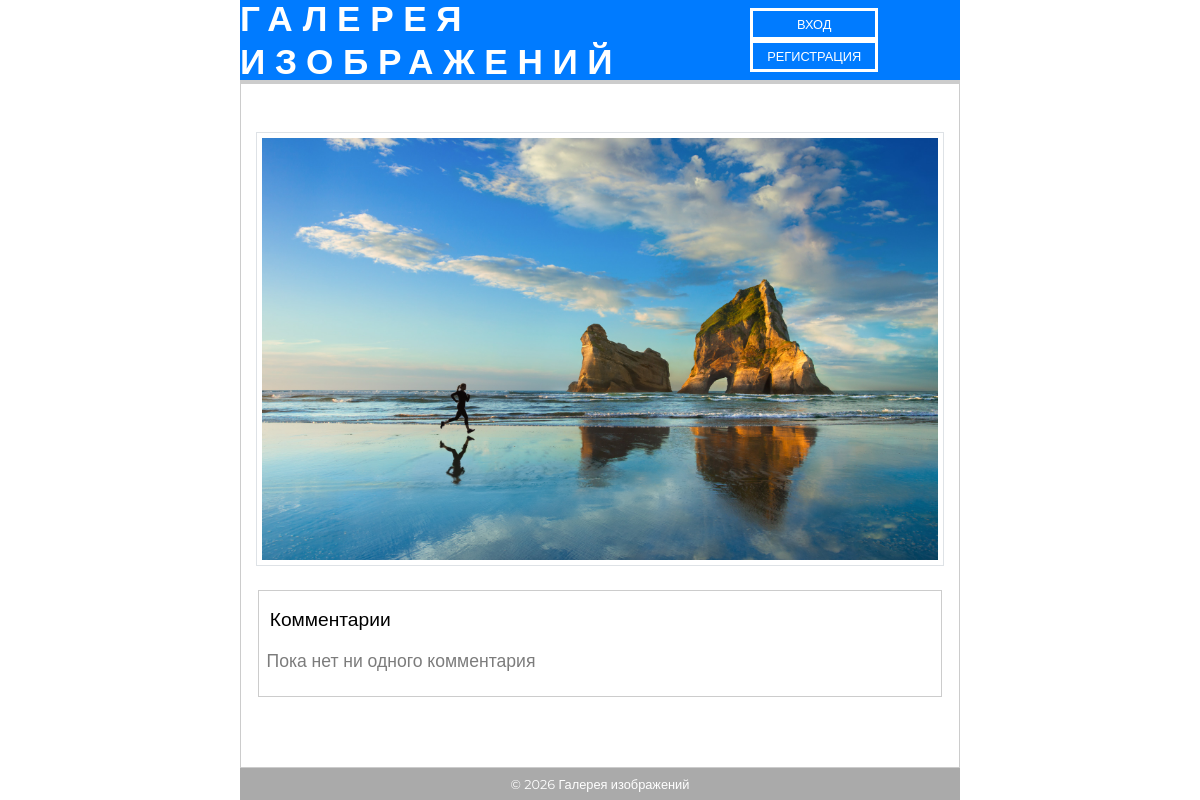
/show/display/img01.jpg, run on an earlier commit of the app's database.
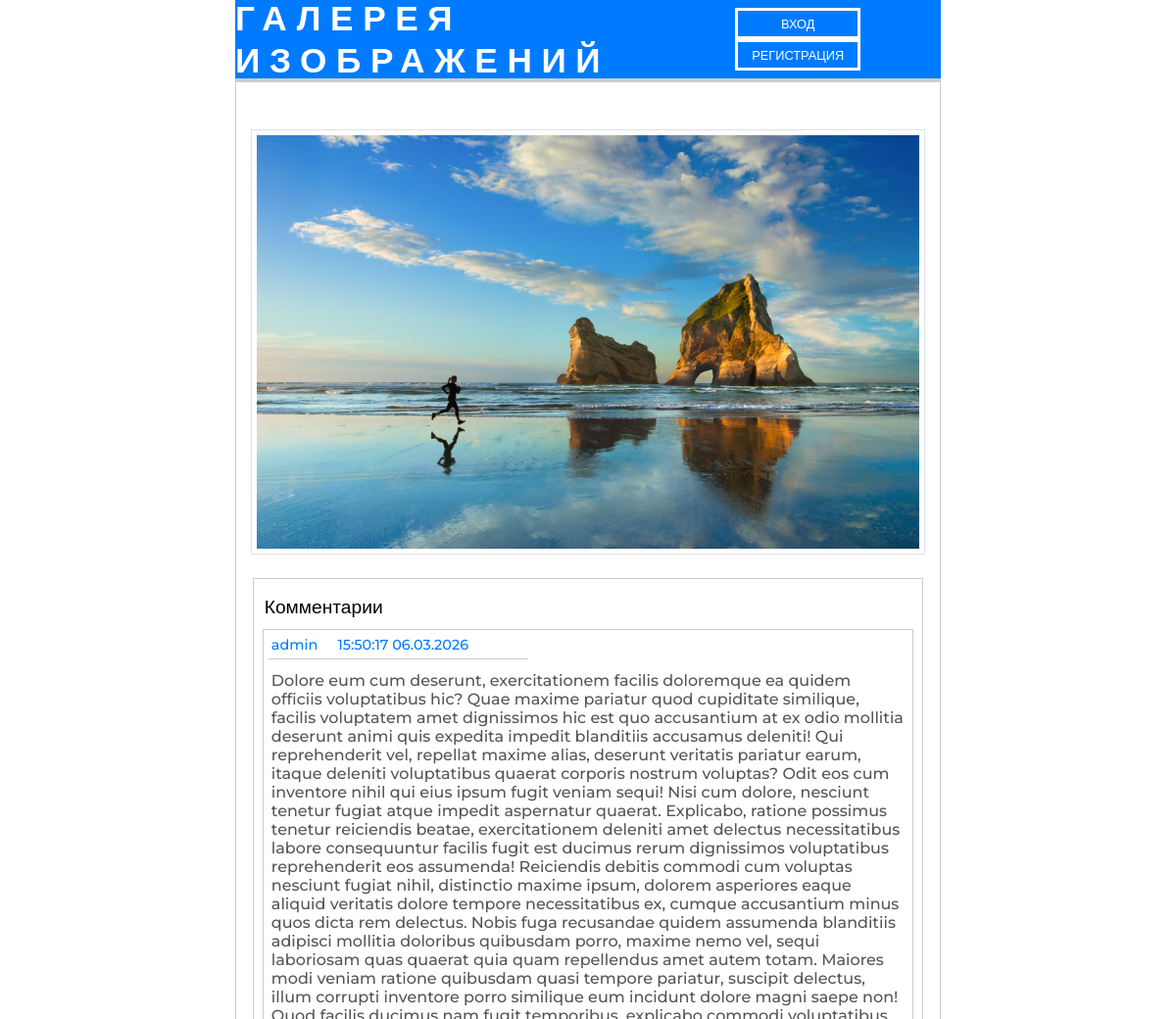
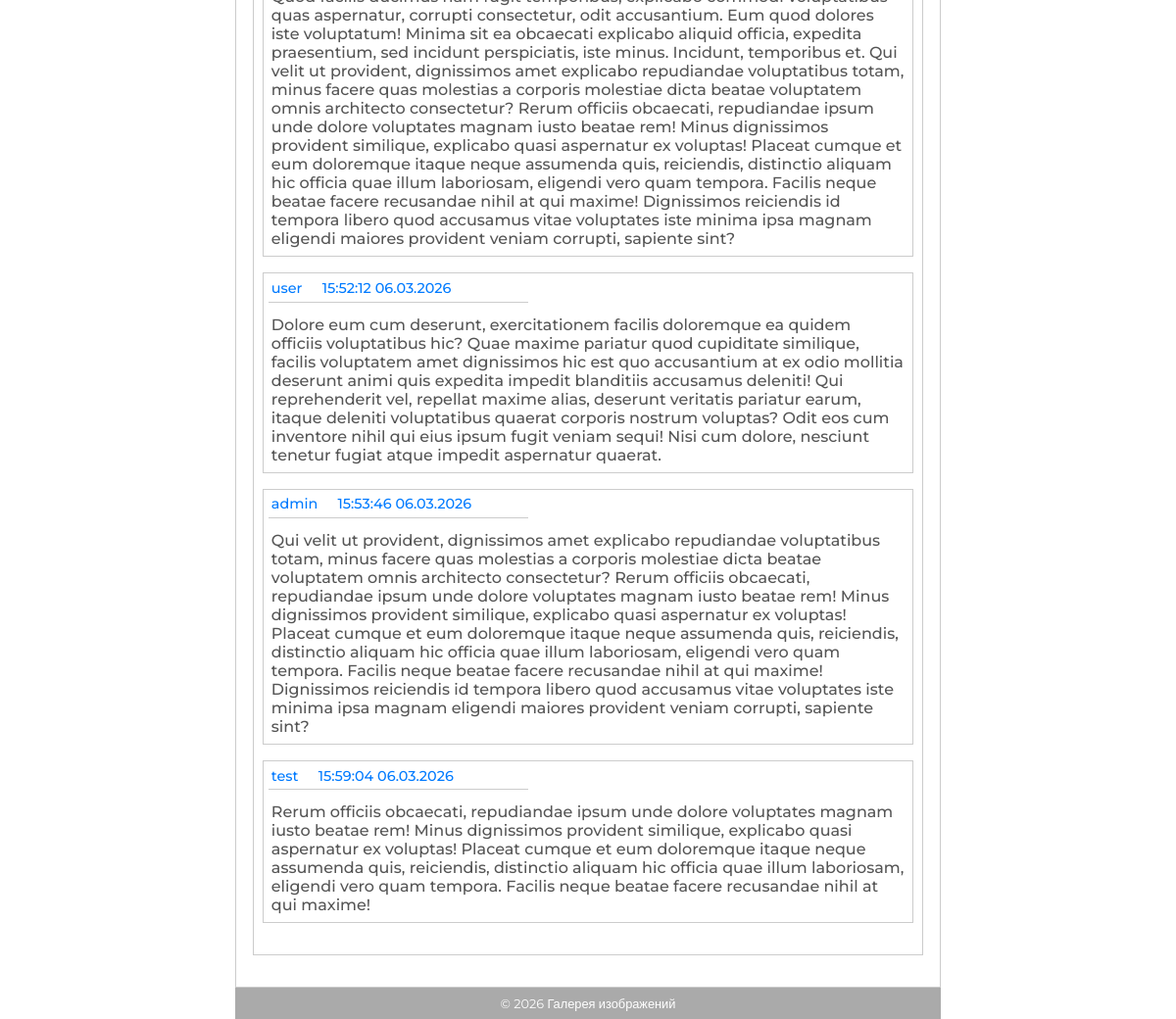
And on a later commit of the database (2 pictures, top to bottom).
### tables this page shows
CREATE TABLE comments (
        id integer primary key autoincrement,
        user_id integer,
        file varchar(128) not null,
        created datetime default current_timestamp,
        comment varchar(512) not null,
        foreign key (user_id) references users (id));

CREATE TABLE users (
        id integer primary key autoincrement,
        login varchar(64) not null,
        email varchar(64) not null,
        password varchar(128) not null,
        created datetime default current_timestamp);

### app/controllers/Controller_Show.php (called while the page is built, shortened)
<?php
    class Controller_Show extends Controller
    {
        public function display(array $data) {
            $file = $data[0];
            $this->model = new Model_Show();
            $comments = $this->model->showComment($file);
            $data = ['file' => $file,
                     'comments' => $comments];
            $this->view->generate('view_show.php', 'view_template.php', $data);
        }
    }

### app/bootstrap.php (called while the page is built, shortened)
<?php
require_once DATA . DIRECTORY_SEPARATOR . 'DB.php';
Route::start();

### index.php (called while the page is built, shortened)
<?php
    require_once 'app' . DIRECTORY_SEPARATOR . 'bootstrap.php';

### app/data/DB.php (called while the page is built, shortened)
<?php
    class DB
    {
        public function __construct() {
            try {
                $this->pdo = new PDO('sqlite:' . DATA . 'db.sqlite');
            } catch (PDOException $e) {
                throw new PDOException($e->getMessage(), (int)$e->getCode());
            }
        }
        function getCommentByProp(string $value, string $prop, string $table){
            $stmt = $this->pdo->prepare("SELECT c.*,u.login FROM $table as c LEFT JOIN users as u on c.user_id = u.id WHERE $prop = :value");
            $stmt->execute([':value' => $value]);
            return $result = $stmt->fetchAll(PDO::FETCH_ASSOC);
        }
    }

### app/models/Model_Show.php (called while the page is built, shortened)
<?php
    class Model_Show extends Model
    {
        public function showComment(string $picture) {
            return $result = (new DB())->getCommentByProp($picture, 'file', 'comments');
        }
    }

### app/views/view_show.php (the view, shortened to what this page needs)
<?php
    $file = $data['file'];
    $comments = $data['comments'];
?>
<div class="div-main-show-container">
    <div class="div-show-picture">
        <img src="<?= URL . 'uploads/' . $file; ?>" class="img-full" alt="<?= $file; ?>">
    </div>
    <div class="div-comment-container">
        <p class="comment-title">Комментарии</p>
        <?php if(!empty($comments)): ?>
            <?php for($i = 0; $i < count($comments); $i++): ?>
                <div class="div-show-comment">
                    <span class="comment-header"><?= $comments[$i]['login']; ?></span>
                    <?php
                        $date = new DateTime($comments[$i]['created'], new DateTimeZone('UTC'));
                        $date->setTimezone(new DateTimeZone('Europe/Moscow'));
                    ?>
                    <span class="comment-header"><?= $date->format('H:i:s d.m.Y'); ?></span>
                    <p class="comment-text"><?= $comments[$i]['comment']; ?></p>
                </div>
            <?php endfor; ?>
        <?php else: ?>
            <p class="comment-no">Пока нет ни одного комментария</p>
        <?php endif; ?>
    </div>
</div>

### app/core/Route.php (shortened to what this page needs)
<?php
    class Route
    {
        public static function start() {
            $actionName = 'index';
            $data= [];
            $routes = explode('/', $_SERVER['REQUEST_URI']);
            if(!empty($routes[2])) {
                $actionName = $routes[2];
            }
            if(!empty($routes[3])){
                $data = array_slice($routes, 3);
            }
            $controller = new $controllerName();
            if(method_exists($controller, $actionName)) {
                $controller->$actionName($data);
            } else {
                Route::ErrorPage404();
            }
        }
    }

### app/core/View.php (shortened to what this page needs)
<?php
    class View
    {
        public function generate($view_content, $view_template = null, $data = null) {
            if($view_template){
                include_once VIEW . $view_template;
            }
        }
    }

### app/views/view_template.php (shortened to what this page needs)
<?php
    $auth = $_SESSION['auth'] ?? null;
?>
<!DOCTYPE html>
<html lang="en">
<head>
    <link rel="stylesheet" href="/css/style_styleload.css">
</head>
<body>
    <header class="header">
        <div class="div-header-title">
            <p><a class="a-header-title" href="/">Галерея изображений</a></p>
        </div>
        <div class="div-header-btn-login">
            <?php if (!$auth): ?>
                <button class="btn-login" onclick="location.href='/login'">Вход</button>
                <button class="btn-login" onclick="location.href='/registration'">Регистрация</button>
            <?php else: ?>
                <button class="btn-login" onclick="location.href='/login/signout'">Выход</button>
            <?php endif; ?>
        </div>
    </header>
    <main class="main">
        <section class="section-main">
            <?php require_once VIEW . $view_content; ?>
        </section>
    </main>
    <footer class="footer">
        <p>&copy; 2026 Галерея изображений</p>
    </footer>
</body>
</html>

### css/style_template.css (style rules this page uses)
html { scroll-behavior: smooth; }
* { margin: 0; padding: 0; }
body { font-family: "Montserrat", sans-serif; display: flex; flex-direction: column; align-items: center; min-height: 100vh; }
.main { width: 59.9%; background-color: #ffffff; border: .1rem solid #cccccc; min-height: 100%; flex-grow: 1; }
.section-main { display: flex; justify-content: center; }

### css/style_header.css (style rules this page uses)
.header { background-color: #007bff; height: 5rem; width: 60%; border-bottom: .2rem solid #cccccc; display: flex; justify-content: space-around; align-items: center; top: 0; position: sticky; }
.div-header-title { font-size: 2.2rem; font-weight: bold; letter-spacing: .6rem; color: #ffffff; text-transform: uppercase; }
.a-header-title { color: #ffffff; text-decoration: none; }
.btn-login { height: 2rem; width: 8rem; background-color: #007bff; border: .2rem solid #ffffff; font-size: .8rem; color: #ffffff; text-transform: uppercase; cursor: pointer; }

### css/style_show.css (style rules this page uses)
.div-main-show-container { display: flex; flex-direction: column; align-items: center; justify-content: center; gap: 1.5rem; width: 100%; margin-bottom: 2rem; }
.div-show-picture { width: 95%; display: flex; justify-content: center; }
.img-full { padding: .3rem; background-color: #fff; border: .1rem solid #dee2e6; max-width: 99%; height: auto; }
.div-comment-container { width: 95%; border: .1rem solid #cccccc; padding: 1rem 0 1rem 0; }
.comment-title { font-size: 1.2rem; font-weight: 500; padding: 0 0 .7rem .7rem; }
.div-show-comment { margin: auto; width: 97%; border: .1rem solid #cccccc; margin-bottom: 1rem; padding-top: .3rem; }
.comment-header { font-size: .9rem; font-weight: 500; padding: .5rem; color: #007bff; }
.comment-text { font-size: 1rem; font-weight: 500; padding: .5rem; color: #555555; }
.comment-no { font-size: 1.1rem; font-weight: 500; padding: .5rem; color: #7c7c7c; }

### css/style_footer.css (style rules this page uses)
.footer { height: 2rem; width: 60%; background-color: #aaaaaa; border-top: #cccccc; display: flex; justify-content: center; align-items: center; font-size: .8rem; color: #ffffff; }

What changed in the data, as far as the page shows it:
added comments: user.login "admin", created "15:50:17 06.03.2026", comment "Dolore eum cum deserunt, exercitationem facilis doloremque ea quidem officiis voluptatibus hic? Quae maxime pariatur quod cupiditate similique, facilis voluptatem amet dignissimos hic est quo accusantium at ex odio mollitia deserunt animi quis expedita impedit blanditiis accusamus deleniti! Qui reprehenderit vel, repellat maxime alias, deserunt veritatis pariatur earum, itaque deleniti voluptatibus quaerat corporis nostrum voluptas? Odit eos cum inventore nihil qui eius ipsum fugit veniam sequi! Nisi cum dolore, nesciunt tenetur fugiat atque impedit aspernatur quaerat. Explicabo, ratione possimus tenetur reiciendis beatae, exercitationem deleniti amet delectus necessitatibus labore…"
added comments: user.login "user", created "15:52:12 06.03.2026", comment "Dolore eum cum deserunt, exercitationem facilis doloremque ea quidem officiis voluptatibus hic? Quae maxime pariatur quod cupiditate similique, facilis voluptatem amet dignissimos hic est quo accusantium at ex odio mollitia deserunt animi quis expedita impedit blanditiis accusamus deleniti! Qui reprehenderit vel, repellat maxime alias, deserunt veritatis pariatur earum, itaque deleniti voluptatibus quaerat corporis nostrum voluptas? Odit eos cum inventore nihil qui eius ipsum fugit veniam sequi! Nisi cum dolore, nesciunt tenetur fugiat atque impedit aspernatur quaerat."
added comments: user.login "admin", created "15:53:46 06.03.2026", comment "Qui velit ut provident, dignissimos amet explicabo repudiandae voluptatibus totam, minus facere quas molestias a corporis molestiae dicta beatae voluptatem omnis architecto consectetur? Rerum officiis obcaecati, repudiandae ipsum unde dolore voluptates magnam iusto beatae rem! Minus dignissimos provident similique, explicabo quasi aspernatur ex voluptas! Placeat cumque et eum doloremque itaque neque assumenda quis, reiciendis, distinctio aliquam hic officia quae illum laboriosam, eligendi vero quam tempora. Facilis neque beatae facere recusandae nihil at qui maxime! Dignissimos reiciendis id tempora libero quod accusamus vitae voluptates iste minima ipsa magnam eligendi maiores provident…"
added comments: user.login "test", created "15:59:04 06.03.2026", comment "Rerum officiis obcaecati, repudiandae ipsum unde dolore voluptates magnam iusto beatae rem! Minus dignissimos provident similique, explicabo quasi aspernatur ex voluptas! Placeat cumque et eum doloremque itaque neque assumenda quis, reiciendis, distinctio aliquam hic officia quae illum laboriosam, eligendi vero quam tempora. Facilis neque beatae facere recusandae nihil at qui maxime!"
Also different on the page:
text no longer shown: "Пока нет ни одного комментария"
